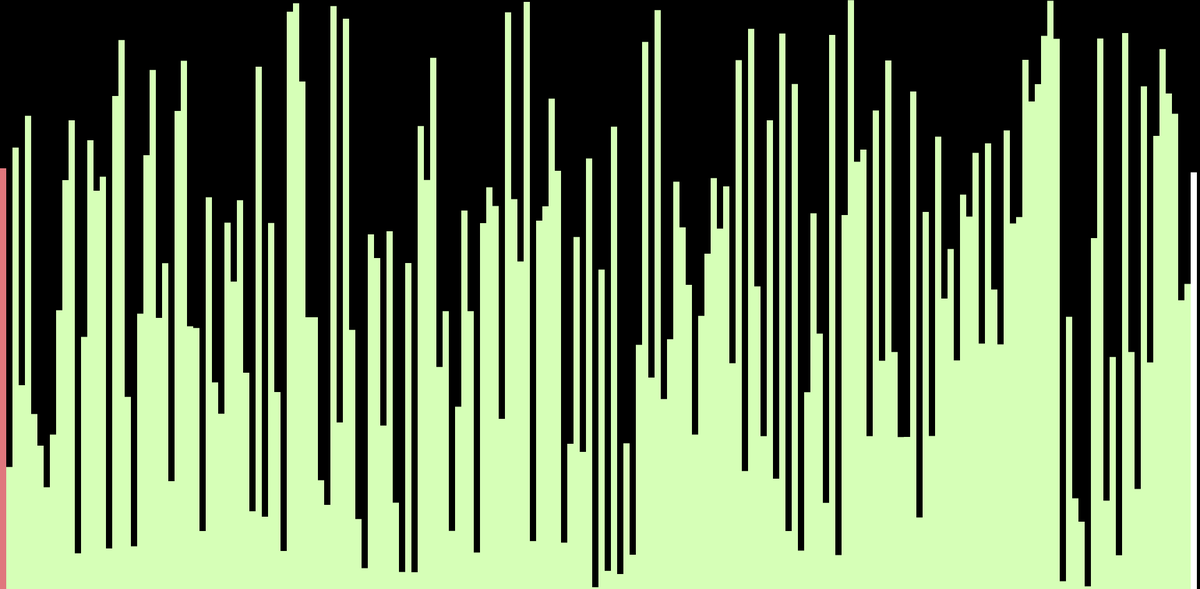
Frame 1 (no input)
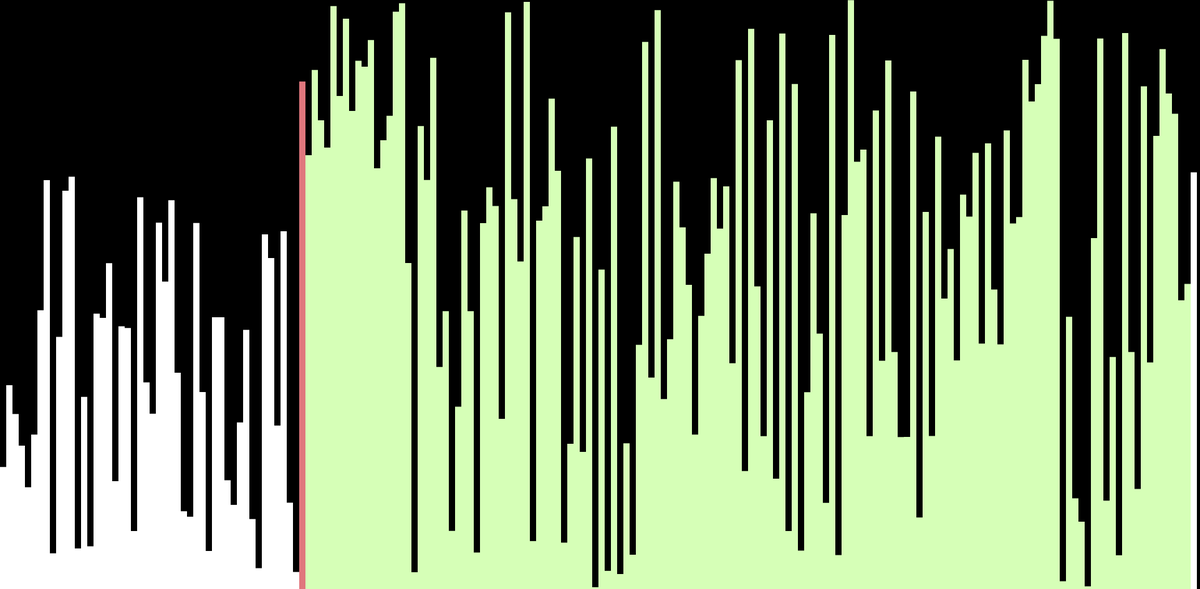
Frame 60 (no input)
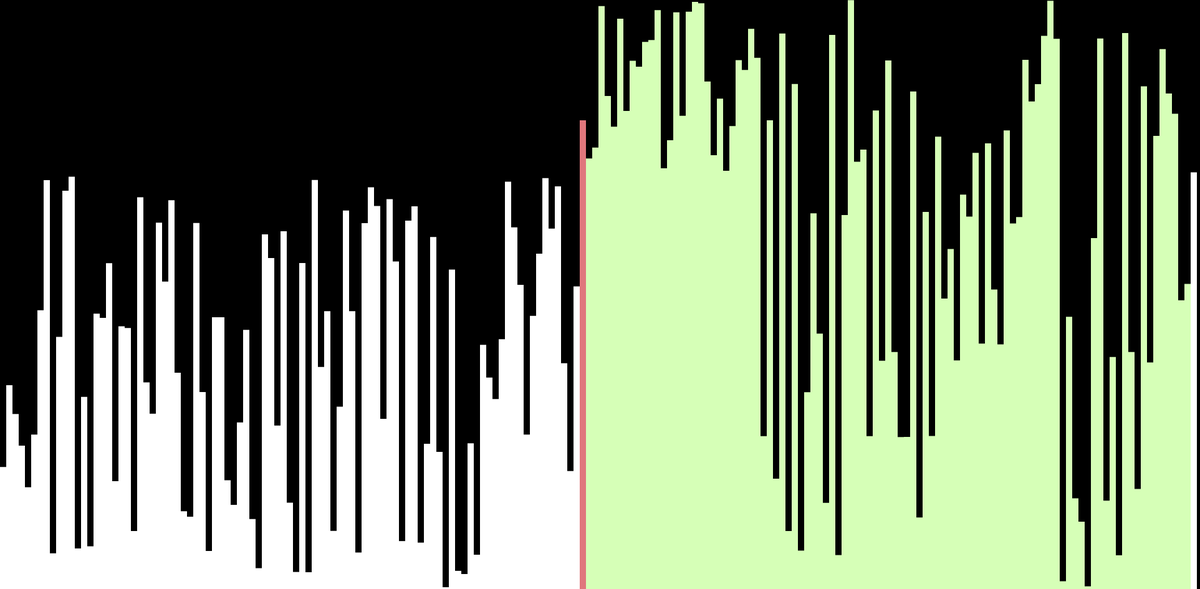
Frame 120 (the mouse pressed at the canvas centre since frame 60)

The p5.js sketch that drew these frames (run headless with seeded random() and noise() and a simulated clock; from frame 60 on, the mouse is pressed at the canvas centre):

// p5.js sketch
// ── sketch.js
let values = [];
let w = 10;

let states = [];

function setup() {
  createCanvas(1925, 945);
  values = new Array(floor(width / w));
  for (let i = 0; i < values.length; i++) {
    values[i] = random(height);
    states[i] = -1;
  }
  quickSort(values, 0, values.length - 1);
}

async function quickSort(arr, start, end) {
  if (start >= end) {
    return;
  }
  let index = await partition(arr, start, end);
  states[index] = -1;

  await Promise.all([
    quickSort(arr, start, index - 1),
    quickSort(arr, index + 1, end)
  ]);
}

async function partition(arr, start, end) {
  for (let i = start; i < end; i++) {
    states[i] = 1;
  }

  let pivotValue = arr[end];
  let pivotIndex = start;
  states[pivotIndex] = 0;
  for (let i = start; i < end; i++) {
    if (arr[i] < pivotValue) {
      await swap(arr, i, pivotIndex);
      states[pivotIndex] = -1;
      pivotIndex++;
      states[pivotIndex] = 0;
    }
  }
  await swap(arr, pivotIndex, end);

  for (let i = start; i < end; i++) {
    if (i != pivotIndex) {
      states[i] = -1;
    }
  }

  return pivotIndex;
}

function draw() {
  background(0);

  for (let i = 0; i < values.length; i++) {
    noStroke();
    if (states[i] == 0) {
      fill('#E0777D');
    } else if (states[i] == 1) {
      fill('#D6FFB7');
    } else {
      fill(255);
    }
    rect(i * w, height - values[i], w, values[i]);
  }
}

async function swap(arr, a, b) {
  await sleep(50);
  let temp = arr[a];
  arr[a] = arr[b];
  arr[b] = temp;
}

function sleep(ms) {
  return new Promise(resolve => setTimeout(resolve, ms));
}
